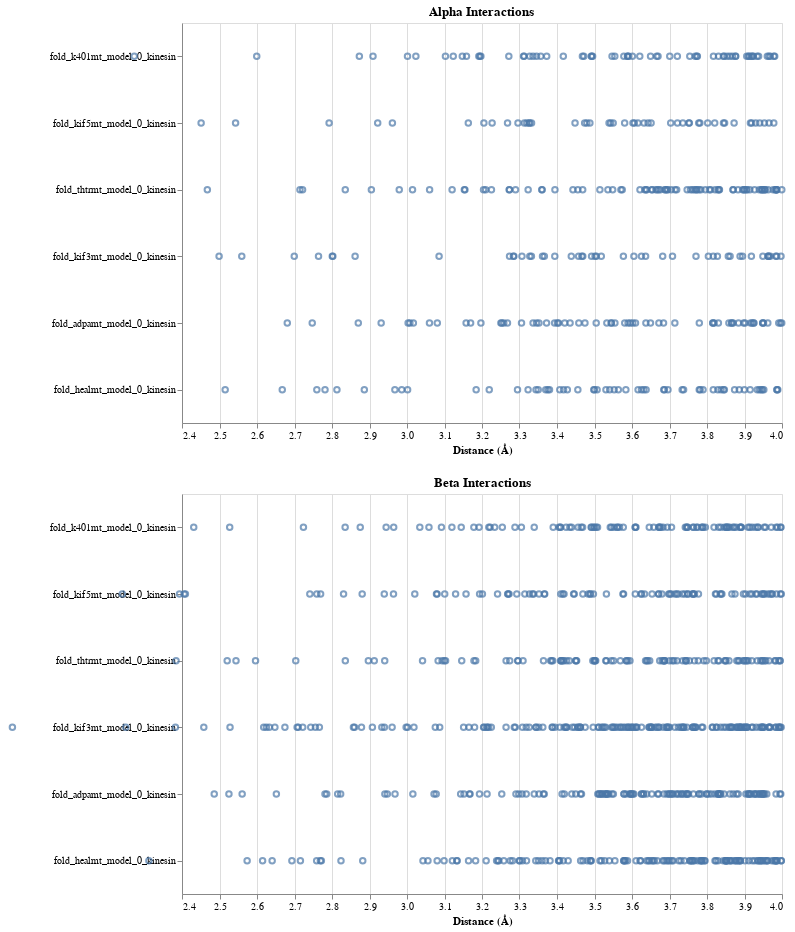

Notebook code for this chart:
### Code cell
import pandas as pd
import altair as alt
import os

# Path to the directory containing the CSV files
directory_path = '/Users/jazzeruncal/git/Jazzer_surf/data/interactionsMT'

# Initialize empty DataFrames to store alpha and beta interactions
alpha_df = pd.DataFrame()
beta_df = pd.DataFrame()

# Process each CSV file in the directory
for filename in os.listdir(directory_path):
    if filename.endswith(".csv"):
        file_path = os.path.join(directory_path, filename)
        
        # Load the CSV file
        df = pd.read_csv(file_path)
        
        # Extract the Kinesin name from the filename
        kinesin_name = filename.replace('test_kinesin_', '').replace('_alpha.csv', '').replace('_beta.csv', '')
        df['Kinesin'] = kinesin_name
        
        # Add to the respective DataFrame
        if 'alpha' in filename:
            df['Type'] = 'Alpha'
            alpha_df = pd.concat([alpha_df, df], ignore_index=True)
        elif 'beta' in filename:
            df['Type'] = 'Beta'
            beta_df = pd.concat([beta_df, df], ignore_index=True)

# Define the specific order for Kinesin
kinesin_order = ['fold_k401mt_model_0_kinesin', 'fold_kif5mt_model_0_kinesin', 'fold_thtrmt_model_0_kinesin'] + \
                [k for k in alpha_df['Kinesin'].unique() if k not in ['fold_k401mt_model_0_kinesin', 'fold_kif5mt_model_0_kinesin', 'fold_thtrmt_model_0_kinesin']]

# Convert Kinesin column to ordered categorical type
alpha_df['Kinesin'] = pd.Categorical(alpha_df['Kinesin'], categories=kinesin_order, ordered=True)
beta_df['Kinesin'] = pd.Categorical(beta_df['Kinesin'], categories=kinesin_order, ordered=True)

# Create the alpha interactions plot
alpha_plot = alt.Chart(alpha_df).mark_point().encode(
    y=alt.Y('Kinesin:N', title=None, sort=kinesin_order),
    x=alt.X('Distance (Å):Q', title='Distance (Å)', scale=alt.Scale(domain=[2.4, 4.0])),
    tooltip=['Residue Name 1:N', 'Residue ID 1:Q', 'Atom Name 1:N', 'Residue Name 2:N', 'Residue ID 2:Q', 'Atom Name 2:N', 'Distance (Å):Q']
).properties(
    height=400,
    width=600,
    title='Alpha Interactions'
)

# Create the beta interactions plot
beta_plot = alt.Chart(beta_df).mark_point().encode(
    y=alt.Y('Kinesin:N', title=None, sort=kinesin_order),
    x=alt.X('Distance (Å):Q', title='Distance (Å)', scale=alt.Scale(domain=[2.4, 4.0])),
    tooltip=['Residue Name 1:N', 'Residue ID 1:Q', 'Atom Name 1:N', 'Residue Name 2:N', 'Residue ID 2:Q', 'Atom Name 2:N', 'Distance (Å):Q']
).properties(
    height=400,
    width=600,
    title='Beta Interactions'
)

# Combine the plots into a single chart
combined_plot = alt.vconcat(alpha_plot, beta_plot).configure_text(
    fontWeight='bold'
)

# Display the combined plot
combined_plot

### Figure 1 — Vega-Lite specification as saved in the notebook (floating-point values rounded to 4 significant figures; data arrays with more than 128 entries replaced by an {"elided": "..."} marker saying what was removed)
{"config": {"view": {"continuousWidth": 300, "continuousHeight": 300}, "text": {"fontWeight": "bold"}}, "vconcat": [{"data": {"name": "data-18a161f6e33c6834be6a1fe2b1f0b096"}, "mark": {"type": "point"}, "encoding": {"tooltip": [{"field": "Residue Name 1", "type": "nominal"}, {"field": "Residue ID 1", "type": "quantitative"}, {"field": "Atom Name 1", "type": "nominal"}, {"field": "Residue Name 2", "type": "nominal"}, {"field": "Residue ID 2", "type": "quantitative"}, {"field": "Atom Name 2", "type": "nominal"}, {"field": "Distance (Å)", "type": "quantitative"}], "x": {"field": "Distance (Å)", "scale": {"domain": [2.4, 4.0]}, "title": "Distance (Å)", "type": "quantitative"}, "y": {"field": "Kinesin", "sort": ["fold_k401mt_model_0_kinesin", "fold_kif5mt_model_0_kinesin", "fold_thtrmt_model_0_kinesin", "fold_kif3mt_model_0_kinesin", "fold_adpamt_model_0_kinesin", "fold_healmt_model_0_kinesin"], "title": null, "type": "nominal"}}, "height": 400, "title": "Alpha Interactions", "width": 600}, {"data": {"name": "data-570524372ad8103d4da3d45089b368e6"}, "mark": {"type": "point"}, "encoding": {"tooltip": [{"field": "Residue Name 1", "type": "nominal"}, {"field": "Residue ID 1", "type": "quantitative"}, {"field": "Atom Name 1", "type": "nominal"}, {"field": "Residue Name 2", "type": "nominal"}, {"field": "Residue ID 2", "type": "quantitative"}, {"field": "Atom Name 2", "type": "nominal"}, {"field": "Distance (Å)", "type": "quantitative"}], "x": {"field": "Distance (Å)", "scale": {"domain": [2.4, 4.0]}, "title": "Distance (Å)", "type": "quantitative"}, "y": {"field": "Kinesin", "sort": ["fold_k401mt_model_0_kinesin", "fold_kif5mt_model_0_kinesin", "fold_thtrmt_model_0_kinesin", "fold_kif3mt_model_0_kinesin", "fold_adpamt_model_0_kinesin", "fold_healmt_model_0_kinesin"], "title": null, "type": "nominal"}}, "height": 400, "title": "Beta Interactions", "width": 600}], "$schema": "https://vega.github.io/schema/vega-lite/v5.8.0.json", "datasets": {"data-18a161f6e33c6834be6a1fe2b1f0b096": {"elided": "373 records"}, "data-570524372ad8103d4da3d45089b368e6": {"elided": "715 records"}}}
